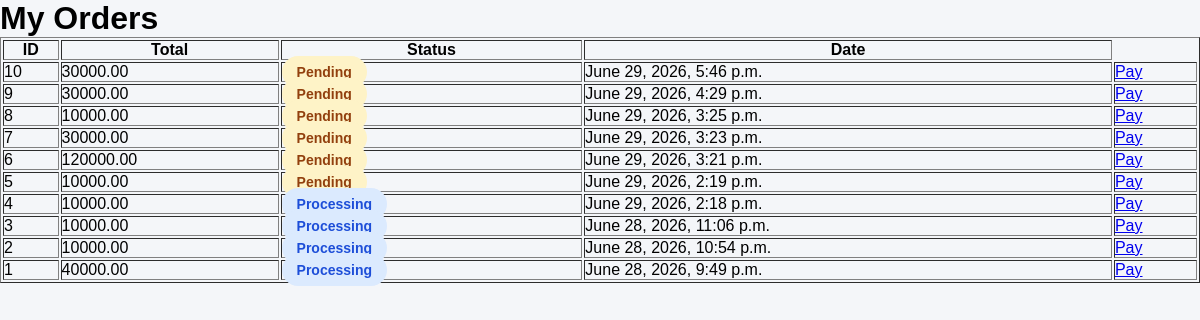
The app's page /my-orders/ (signed in), older data.
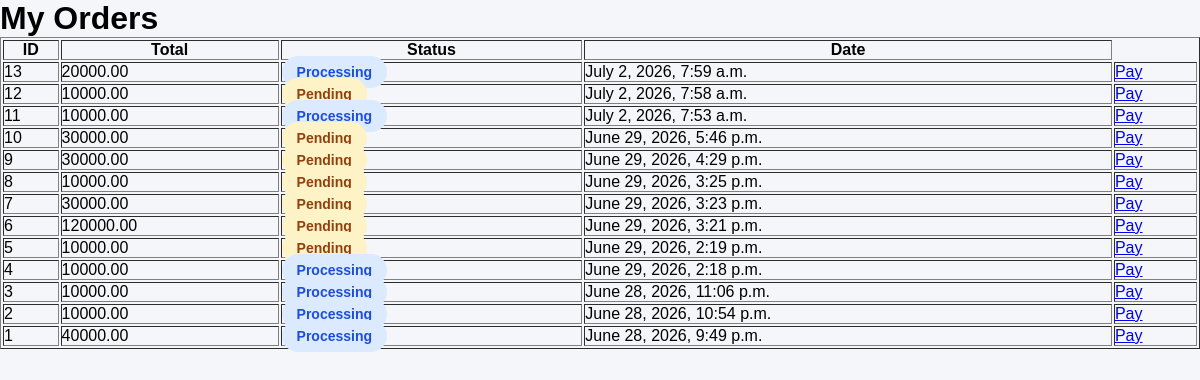
The same page, newer data.
### orders/models.py (models this page shows, shortened)
class Order(models.Model):
    STATUS_CHOICES = (
        ('Pending', 'Pending'),
        ('Approved', 'Approved'),
        ('Processing', 'Processing'),
        ('Out for Delivery', 'Out for Delivery'),
        ('Delivered', 'Delivered'),
    )
    customer = models.ForeignKey(
        User,
        on_delete=models.CASCADE
    )
    total_amount = models.DecimalField(
        max_digits=12,
        decimal_places=2
    )
    status = models.CharField(
        max_length=30,
        choices=STATUS_CHOICES,
        default='Pending'
    )
    created_at = models.DateTimeField(
        auto_now_add=True
    )

### orders/views.py (the view)
@login_required
def my_orders(request):
    orders = Order.objects.filter(
        customer=request.user
    ).order_by('-id')
    return render(
        request,
        'orders/my_orders.html',
        {
            'orders': orders
        }
    )

### templates/orders/my_orders.html (shortened to what this page needs)
{% load static %}
<!DOCTYPE html>
<html>
<head>
<link rel="stylesheet"
href="{% static 'css/style.css' %}">
</head>
<body>
<h1>My Orders</h1>
<table border="1" width="100%">
<tr>
<th>ID</th>
<th>Total</th>
<th>Status</th>
<th>Date</th>
</tr>
{% for order in orders %}
<tr>
<td>{{ order.id }}</td>
<td>{{ order.total_amount }}</td>
<td>
{% if order.status == 'Pending' %}
<span class="status pending">
Pending
</span>
{% elif order.status == 'Processing' %}
<span class="status processing">
Processing
</span>
{% else %}
<span class="status delivered">
Delivered
</span>
{% endif %}
</td>
<td>{{ order.created_at }}</td>
<td>
    <a href="{% url 'payment' order.id %}">
        Pay
    </a>
</td>
</tr>
{% endfor %}
</table>
</body>
</html>

Row changes from the older to the newer data that the page shows:
added Order: id "13", total_amount "20000.00", status "Processing", created_at "July 2, 2026, 7:59 a.m."
added Order: id "12", total_amount "10000.00", status "Pending", created_at "July 2, 2026, 7:58 a.m."
added Order: id "11", total_amount "10000.00", status "Processing", created_at "July 2, 2026, 7:53 a.m."
